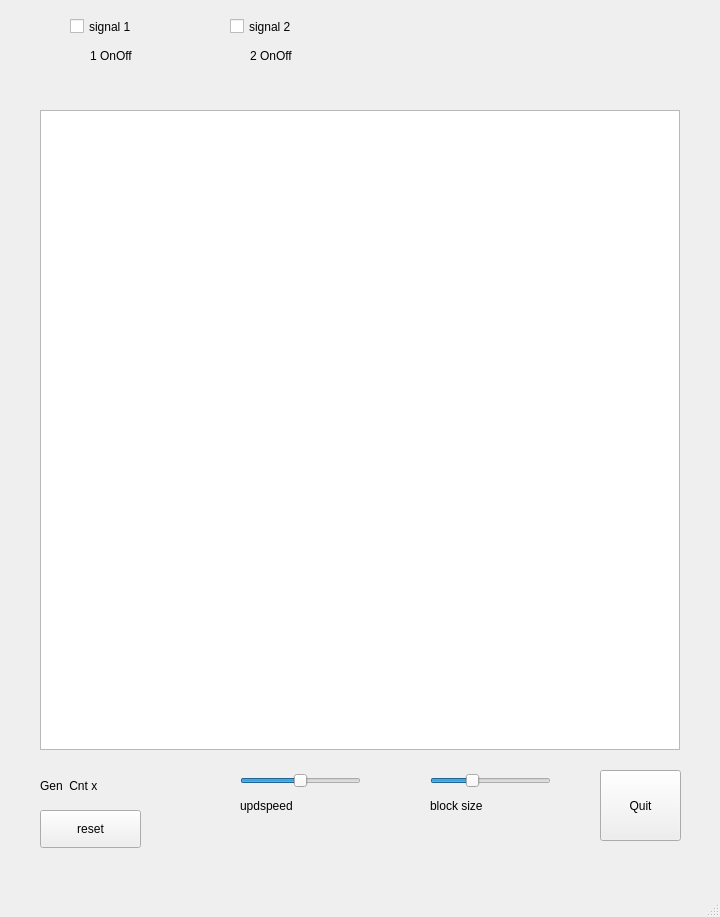
<?xml version="1.0" encoding="UTF-8"?>
<ui version="4.0">
 <class>MainWindow</class>
 <widget class="QMainWindow" name="MainWindow">
  <property name="geometry">
   <rect>
    <x>0</x>
    <y>0</y>
    <width>720</width>
    <height>917</height>
   </rect>
  </property>
  <property name="windowTitle">
   <string>MainWindow</string>
  </property>
  <widget class="QWidget" name="centralwidget">
   <widget class="QGraphicsView" name="graphicsView">
    <property name="geometry">
     <rect>
      <x>40</x>
      <y>110</y>
      <width>640</width>
      <height>640</height>
     </rect>
    </property>
   </widget>
   <widget class="QPushButton" name="pushButton">
    <property name="geometry">
     <rect>
      <x>600</x>
      <y>770</y>
      <width>81</width>
      <height>71</height>
     </rect>
    </property>
    <property name="text">
     <string>Quit</string>
    </property>
   </widget>
   <widget class="QSlider" name="SliderUpdateSpeed">
    <property name="geometry">
     <rect>
      <x>240</x>
      <y>770</y>
      <width>121</width>
      <height>21</height>
     </rect>
    </property>
    <property name="minimum">
     <number>0</number>
    </property>
    <property name="maximum">
     <number>100</number>
    </property>
    <property name="value">
     <number>50</number>
    </property>
    <property name="sliderPosition">
     <number>50</number>
    </property>
    <property name="orientation">
     <enum>Qt::Horizontal</enum>
    </property>
    <property name="invertedAppearance">
     <bool>false</bool>
    </property>
    <property name="invertedControls">
     <bool>false</bool>
    </property>
   </widget>
   <widget class="QLabel" name="labelUpdspeed">
    <property name="geometry">
     <rect>
      <x>240</x>
      <y>790</y>
      <width>121</width>
      <height>31</height>
     </rect>
    </property>
    <property name="text">
     <string>updspeed</string>
    </property>
   </widget>
   <widget class="QLabel" name="labelOut1">
    <property name="geometry">
     <rect>
      <x>90</x>
      <y>40</y>
      <width>71</width>
      <height>31</height>
     </rect>
    </property>
    <property name="text">
     <string>1 OnOff</string>
    </property>
   </widget>
   <widget class="QLabel" name="labelOut2">
    <property name="geometry">
     <rect>
      <x>250</x>
      <y>40</y>
      <width>71</width>
      <height>31</height>
     </rect>
    </property>
    <property name="text">
     <string>2 OnOff</string>
    </property>
   </widget>
   <widget class="QCheckBox" name="checkBox1">
    <property name="geometry">
     <rect>
      <x>70</x>
      <y>10</y>
      <width>101</width>
      <height>33</height>
     </rect>
    </property>
    <property name="styleSheet">
     <string notr="true">font: 75 16pt &quot;PibotoLt&quot;;</string>
    </property>
    <property name="text">
     <string>signal 1</string>
    </property>
   </widget>
   <widget class="QCheckBox" name="checkBox2">
    <property name="geometry">
     <rect>
      <x>230</x>
      <y>10</y>
      <width>101</width>
      <height>33</height>
     </rect>
    </property>
    <property name="text">
     <string>signal 2</string>
    </property>
   </widget>
   <widget class="QLabel" name="labelGen">
    <property name="geometry">
     <rect>
      <x>40</x>
      <y>770</y>
      <width>111</width>
      <height>31</height>
     </rect>
    </property>
    <property name="text">
     <string>Gen  Cnt x</string>
    </property>
   </widget>
   <widget class="QLabel" name="labelBlocksize">
    <property name="geometry">
     <rect>
      <x>430</x>
      <y>790</y>
      <width>121</width>
      <height>31</height>
     </rect>
    </property>
    <property name="text">
     <string>block size</string>
    </property>
   </widget>
   <widget class="QSlider" name="SliderBlocksize">
    <property name="geometry">
     <rect>
      <x>430</x>
      <y>770</y>
      <width>121</width>
      <height>21</height>
     </rect>
    </property>
    <property name="minimum">
     <number>1</number>
    </property>
    <property name="maximum">
     <number>10</number>
    </property>
    <property name="pageStep">
     <number>2</number>
    </property>
    <property name="value">
     <number>4</number>
    </property>
    <property name="sliderPosition">
     <number>4</number>
    </property>
    <property name="orientation">
     <enum>Qt::Horizontal</enum>
    </property>
    <property name="invertedAppearance">
     <bool>false</bool>
    </property>
    <property name="invertedControls">
     <bool>false</bool>
    </property>
   </widget>
   <widget class="QPushButton" name="btnGenReset">
    <property name="geometry">
     <rect>
      <x>40</x>
      <y>810</y>
      <width>101</width>
      <height>38</height>
     </rect>
    </property>
    <property name="text">
     <string>reset</string>
    </property>
   </widget>
  </widget>
  <widget class="QMenuBar" name="menubar">
   <property name="geometry">
    <rect>
     <x>0</x>
     <y>0</y>
     <width>720</width>
     <height>34</height>
    </rect>
   </property>
  </widget>
  <widget class="QStatusBar" name="statusbar"/>
 </widget>
 <resources/>
 <connections/>
</ui>
